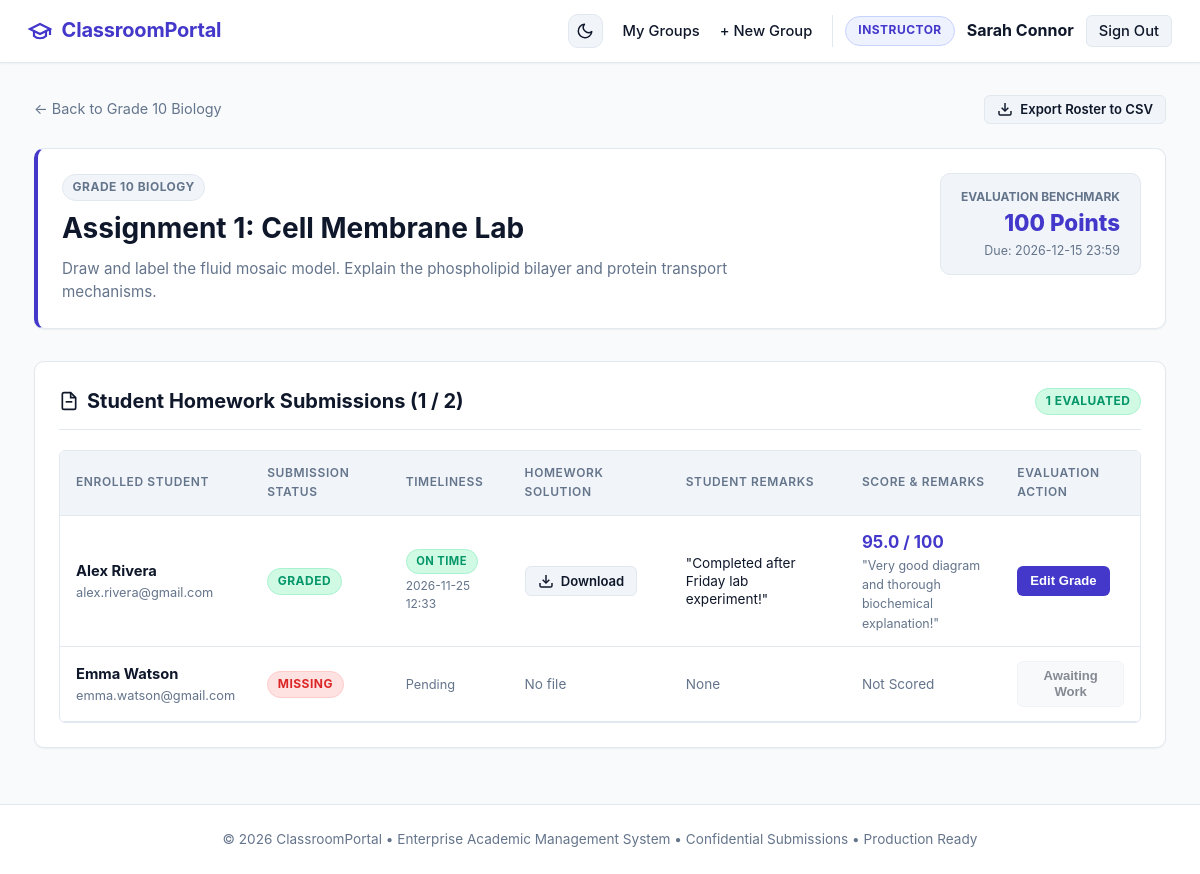
The app's page /teacher/assignments/11/submissions (signed in), older data.
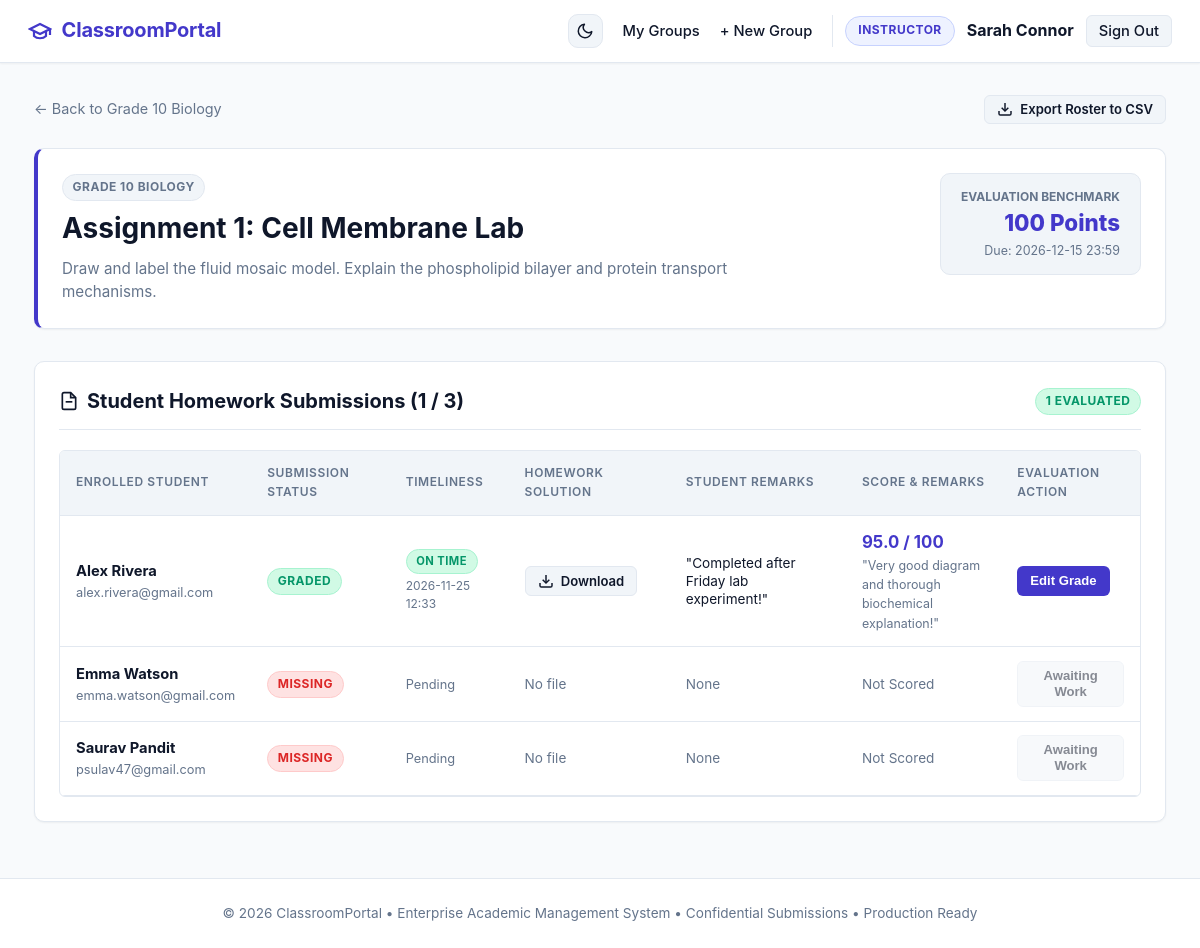
The same page, newer data.
### tables this page shows
CREATE TABLE users (
            id INTEGER PRIMARY KEY AUTOINCREMENT,
            username TEXT UNIQUE NOT NULL,
            email TEXT UNIQUE NOT NULL,
            password_hash TEXT NOT NULL,
            role TEXT NOT NULL CHECK(role IN ('teacher', 'student')),
            full_name TEXT NOT NULL,
            created_at TIMESTAMP DEFAULT CURRENT_TIMESTAMP
        );

CREATE TABLE groups (
            id INTEGER PRIMARY KEY AUTOINCREMENT,
            name TEXT NOT NULL,
            description TEXT,
            join_code TEXT UNIQUE NOT NULL,
            teacher_id INTEGER NOT NULL,
            created_at TIMESTAMP DEFAULT CURRENT_TIMESTAMP, subject TEXT NOT NULL DEFAULT 'General',
            FOREIGN KEY (teacher_id) REFERENCES users(id) ON DELETE CASCADE
        );

CREATE TABLE assignments (
            id INTEGER PRIMARY KEY AUTOINCREMENT,
            group_id INTEGER NOT NULL,
            title TEXT NOT NULL,
            description TEXT NOT NULL,
            due_date TEXT,
            max_points INTEGER DEFAULT 100,
            attachment_filename TEXT,
            original_attachment_name TEXT,
            created_at TIMESTAMP DEFAULT CURRENT_TIMESTAMP,
            FOREIGN KEY (group_id) REFERENCES groups(id) ON DELETE CASCADE
        );

CREATE TABLE submissions (
            id INTEGER PRIMARY KEY AUTOINCREMENT,
            assignment_id INTEGER NOT NULL,
            student_id INTEGER NOT NULL,
            stored_filename TEXT NOT NULL,
            original_filename TEXT NOT NULL,
            notes TEXT,
            submitted_at TIMESTAMP DEFAULT CURRENT_TIMESTAMP,
            grade REAL,
            feedback TEXT,
            graded_at TIMESTAMP,
            FOREIGN KEY (assignment_id) REFERENCES assignments(id) ON DELETE CASCADE,
            FOREIGN KEY (student_id) REFERENCES users(id) ON DELETE CASCADE,
            UNIQUE(assignment_id, student_id)
        );

### app.py (the view)
@app.route('/teacher/assignments/<int:assignment_id>/submissions')
@teacher_required
def teacher_assignment_submissions(assignment_id):
    db = get_db()
    assignment = db.execute(
        '''SELECT a.*, g.name AS group_name, g.teacher_id
           FROM assignments a
           JOIN groups g ON a.group_id = g.id
           WHERE a.id = ? AND g.teacher_id = ?''',
        (assignment_id, g.user['id'])
    ).fetchone()
    if not assignment:
        flash('Assignment not found or access unauthorized.', 'danger')
        return redirect(url_for('teacher_dashboard'))
    students = db.execute(
        '''SELECT u.id AS student_id, u.full_name, u.email,
                  s.id AS submission_id, s.stored_filename, s.original_filename,
                  s.notes, s.submitted_at, s.grade, s.feedback, s.graded_at
           FROM group_memberships m
           JOIN users u ON m.student_id = u.id
           LEFT JOIN submissions s ON s.assignment_id = ? AND s.student_id = u.id
           WHERE m.group_id = ?
           ORDER BY u.full_name ASC''',
        (assignment_id, assignment['group_id'])
    ).fetchall()
    total_roster = len(students)
    submitted_count = sum(1 for s in students if s['submission_id'] is not None)
    graded_count = sum(1 for s in students if s['grade'] is not None)
    return render_template(
        'teacher/submissions.html',
        assignment=assignment,
        students=students,
        total_roster=total_roster,
        submitted_count=submitted_count,
        graded_count=graded_count
    )

### app.py (called while the page is built)
@app.after_request
def add_security_headers(response):
    response.headers['X-Content-Type-Options'] = 'nosniff'
    response.headers['X-Frame-Options'] = 'SAMEORIGIN'
    response.headers['X-XSS-Protection'] = '1; mode=block'
    response.headers['Referrer-Policy'] = 'strict-origin-when-cross-origin'
    return response

def check_timeliness(submitted_at, due_date):
    if not submitted_at or not due_date:
        return 'On Time'
    try:
        clean_sub = submitted_at.replace('T', ' ')[:16]
        clean_due = due_date.replace('T', ' ')[:16]
        sub_dt = datetime.strptime(clean_sub, '%Y-%m-%d %H:%M')
        due_dt = datetime.strptime(clean_due, '%Y-%m-%d %H:%M')
        if sub_dt > due_dt:
            return 'Late Submission'
        return 'On Time'
    except Exception:
        return 'On Time'

def get_db():
    db = getattr(g, '_database', None)
    if db is None:
        db_file = app.config.get('DATABASE_PATH', DATABASE_PATH)
        db = g._database = create_connection(db_file)
    return db

@app.teardown_appcontext
def close_connection(exception):
    db = getattr(g, '_database', None)
    if db is not None:
        db.close()

def get_current_user():
    if 'user_id' not in session:
        return None
    db = get_db()
    user = db.execute('SELECT * FROM users WHERE id = ?', (session['user_id'],)).fetchone()
    return user

@app.before_request
def load_user():
    g.user = get_current_user()

def teacher_required(f):
    @wraps(f)
    def decorated_function(*args, **kwargs):
        if g.user is None or g.user['role'] != 'teacher':
            flash('Access restricted to teachers only.', 'danger')
            return redirect(url_for('index'))
        return f(*args, **kwargs)
    return decorated_function

### database.py (called while the page is built)
def create_connection(path=None):
    db_file = path or DATABASE_PATH
    conn = sqlite3.connect(db_file)
    conn.row_factory = sqlite3.Row
    conn.execute("PRAGMA foreign_keys = ON;")
    return conn

### templates/teacher/submissions.html (shortened to what this page needs)
{% extends "base.html" %}
{% block content %}
<div style="margin-bottom: 1.5rem; display: flex; justify-content: space-between; align-items: center; flex-wrap: wrap; gap: 0.75rem;">
    <a href="{{ url_for('teacher_group_detail', group_id=assignment['group_id']) }}" style="color: var(--text-muted); text-decoration: none; font-size: 0.9rem;">
        &larr; Back to {{ assignment['group_name'] }}
    </a>
    <a href="{{ url_for('teacher_export_assignment_csv', assignment_id=assignment['id']) }}" class="btn btn-secondary btn-sm">
        <svg width="15" height="15" viewBox="0 0 24 24" fill="none" stroke="currentColor" stroke-width="2"><path d="M21 15v4a2 2 0 0 1-2 2H5a2 2 0 0 1-2-2v-4"></path><polyline points="7 10 12 15 17 10"></polyline><line x1="12" y1="15" x2="12" y2="3"></line></svg>
        Export Roster to CSV
    </a>
</div>
<div class="card" style="margin-bottom: 2rem; border-left: 4px solid var(--primary);">
    <div style="display: flex; justify-content: space-between; align-items: flex-start; flex-wrap: wrap; gap: 1rem;">
        <div>
            <span class="badge badge-secondary" style="margin-bottom: 0.35rem;">{{ assignment['group_name'] }}</span>
            <h1 style="font-size: 1.75rem; font-weight: 700; margin-bottom: 0.5rem;">{{ assignment['title'] }}</h1>
            <p style="color: var(--text-muted); font-size: 0.95rem; max-width: 720px; line-height: 1.5;">{{ assignment['description'] }}</p>
        </div>
        <div style="text-align: right; background-color: var(--bg-card-subtle); border: 1px solid var(--border-color); padding: 0.85rem 1.25rem; border-radius: var(--radius-md);">
            <div style="font-size: 0.75rem; text-transform: uppercase; font-weight: 700; color: var(--text-muted);">Evaluation Benchmark</div>
            <div style="font-size: 1.4rem; font-weight: 800; color: var(--primary);">{{ assignment['max_points'] }} Points</div>
            <div style="font-size: 0.78rem; color: var(--text-muted);">Due: {{ assignment['due_date'] }}</div>
        </div>
    </div>
</div>
<div class="card">
    <div class="card-header">
        <h2 class="card-title">
            <svg width="20" height="20" viewBox="0 0 24 24" fill="none" stroke="currentColor" stroke-width="2"><path d="M14 2H6a2 2 0 0 0-2 2v16a2 2 0 0 0 2 2h12a2 2 0 0 0 2-2V8z"></path><polyline points="14 2 14 8 20 8"></polyline><line x1="16" y1="13" x2="8" y2="13"></line></svg>
            Student Homework Submissions ({{ submitted_count }} / {{ total_roster }})
        </h2>
        <span class="badge badge-success">{{ graded_count }} Evaluated</span>
    </div>
    {% if students %}
        <div class="table-container">
            <table class="table">
                <thead>
                    <tr>
                        <th>Enrolled Student</th>
                        <th>Submission Status</th>
                        <th>Timeliness</th>
                        <th>Homework Solution</th>
                        <th>Student Remarks</th>
                        <th>Score &amp; Remarks</th>
                        <th>Evaluation Action</th>
                    </tr>
                </thead>
                <tbody>
                    {% for st in students %}
                        <tr>
                            <td>
                                <strong>{{ st['full_name'] }}</strong>
                                <div style="font-size: 0.8rem; color: var(--text-muted);">{{ st['email'] }}</div>
                            </td>
                            <td>
                                {% if st['submission_id'] %}
                                    {% if st['grade'] is not none %}
                                        <span class="badge badge-success">Graded</span>
                                    {% else %}
                                        <span class="badge badge-warning">Needs Review</span>
                                    {% endif %}
                                {% else %}
                                    <span class="badge badge-danger">Missing</span>
                                {% endif %}
                            </td>
                            <td>
                                {% if st['submission_id'] %}
                                    {% set timeliness = check_timeliness(st['submitted_at'], assignment['due_date']) %}
                                    {% if timeliness == 'Late Submission' %}
                                        <span class="badge badge-warning" style="font-size: 0.7rem;">Late Submission</span>
                                    {% else %}
                                        <span class="badge badge-success" style="font-size: 0.7rem;">On Time</span>
                                    {% endif %}
                                    <div style="font-size: 0.75rem; color: var(--text-muted); margin-top: 0.15rem;">{{ st['submitted_at'][:16] }}</div>
                                {% else %}
                                    <span style="color: var(--text-muted); font-size: 0.8rem;">Pending</span>
                                {% endif %}
                            </td>
                            <td>
                                {% if st['submission_id'] %}
                                    <a href="{{ url_for('download_submission_file', submission_id=st['submission_id']) }}" class="btn btn-secondary btn-sm" title="Download Student File">
                                        <svg width="14" height="14" viewBox="0 0 24 24" fill="none" stroke="currentColor" stroke-width="2"><path d="M21 15v4a2 2 0 0 1-2 2H5a2 2 0 0 1-2-2v-4"></path><polyline points="7 10 12 15 17 10"></polyline><line x1="12" y1="15" x2="12" y2="3"></line></svg>
                                        Download
                                    </a>
                                {% else %}
                                    <span style="color: var(--text-muted); font-size: 0.85rem;">No file</span>
                                {% endif %}
                            </td>
                            <td>
                                {% if st['notes'] %}
                                    <div style="font-size: 0.85rem; max-width: 220px; line-height: 1.35; color: var(--text-main);">
                                        "{{ st['notes'] }}"
                                    </div>
                                {% else %}
                                    <span style="color: var(--text-muted); font-size: 0.85rem;">None</span>
                                {% endif %}
                            </td>
                            <td>
                                {% if st['grade'] is not none %}
                                    <div style="font-weight: 700; color: var(--primary); font-size: 1.05rem;">
                                        {{ st['grade'] }} / {{ assignment['max_points'] }}
                                    </div>
                                    {% if st['feedback'] %}
                                        <div style="font-size: 0.78rem; color: var(--text-muted); max-width: 180px;">"{{ st['feedback'] }}"</div>
                                    {% endif %}
                                {% else %}
                                    <span style="color: var(--text-muted); font-size: 0.85rem;">Not Scored</span>
                                {% endif %}
                            </td>
                            <td>
                                {% if st['submission_id'] %}
                                    <button class="btn btn-primary btn-sm" onclick="openGradeModal('{{ st['submission_id'] }}', '{{ st['full_name'] }}', '{{ st['grade'] or '' }}', '{{ st['feedback'] or '' }}')">
                                        {% if st['grade'] is not none %}Edit Grade{% else %}Assign Grade{% endif %}
                                    </button>
                                {% else %}
                                    <button class="btn btn-secondary btn-sm" disabled style="opacity: 0.5;">Awaiting Work</button>
                                {% endif %}
                            </td>
                        </tr>
                    {% endfor %}
                </tbody>
            </table>
        </div>
    {% else %}
        <div style="text-align: center; padding: 2.5rem 1rem; color: var(--text-muted);">
            No students enrolled in this cohort yet.
        </div>
    {% endif %}
</div>
{% endblock %}

### templates/base.html (shortened to what this page needs)
<!DOCTYPE html>
<html lang="en">
<head>
    <link rel="stylesheet" href="{{ url_for('static', filename='css/style.css') }}">
</head>
<body>
    <header class="navbar">
        <a href="{{ url_for('index') }}" class="nav-brand">
            <svg class="brand-icon" xmlns="http://www.w3.org/2000/svg" viewBox="0 0 24 24" stroke="currentColor">
                <path d="M22 10v6M2 10l10-5 10 5-10 5z"/>
                <path d="M6 12v5c3 3 9 3 12 0v-5"/>
            </svg>
            <span>ClassroomPortal</span>
        </a>
        <nav>
            <ul class="nav-links">
                <li>
                    <button id="theme-toggle" class="theme-toggle-btn" aria-label="Toggle Theme" title="Switch Light/Dark Mode">
                        <svg class="moon-icon" xmlns="http://www.w3.org/2000/svg" width="18" height="18" viewBox="0 0 24 24" fill="none" stroke="currentColor" stroke-width="2" stroke-linecap="round" stroke-linejoin="round">
                            <path d="M21 12.79A9 9 0 1 1 11.21 3 7 7 0 0 0 21 12.79z"></path>
                        </svg>
                    </button>
                </li>
                {% if g.user %}
                    {% if g.user['role'] == 'teacher' %}
                        <li><a href="{{ url_for('teacher_dashboard') }}">My Groups</a></li>
                        <li><a href="{{ url_for('teacher_create_group') }}">+ New Group</a></li>
                    {% else %}
                        <li><a href="{{ url_for('student_dashboard') }}">My Classes</a></li>
                        <li><a href="{{ url_for('student_join_group') }}">+ Join Group</a></li>
                    {% endif %}
                    <li class="nav-user">
                        {% if g.user['role'] == 'teacher' %}
                            <span class="user-badge teacher">Instructor</span>
                        {% else %}
                            <span class="user-badge student">Student</span>
                        {% endif %}
                        <strong>{{ g.user['full_name'] }}</strong>
                        <a href="{{ url_for('logout') }}" class="btn btn-secondary btn-sm">Sign Out</a>
                    </li>
                {% else %}
                    <li><a href="{{ url_for('login') }}">Sign In</a></li>
                    <li><a href="{{ url_for('register') }}" class="btn btn-primary btn-sm">Create Account</a></li>
                {% endif %}
            </ul>
        </nav>
    </header>
    <main class="container">
        {% block content %}{% endblock %}
    </main>
    <footer>
        <p>&copy; 2026 ClassroomPortal &bull; Enterprise Academic Management System &bull; Confidential Submissions &bull; Production Ready</p>
    </footer>
</body>
</html>

Row changes from the older to the newer data that the page shows:
added users: full_name "Saurav Pandit", email "psulav47@gmail.com", shows "MISSING", shows "Pending", shows "No file", shows "None", shows "Not Scored", shows "Awaiting Work"
Text that changed along with them:
{{ total_roster }}: "2" → "3"
